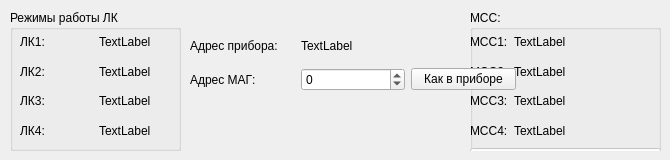
    <widget class="QWidget" name="tab_2">
     <attribute name="title">
      <string>БД-Б</string>
     </attribute>
     <widget class="QGroupBox" name="groupBox_5">
      <property name="geometry">
       <rect>
        <x>10</x>
        <y>10</y>
        <width>171</width>
        <height>141</height>
       </rect>
      </property>
      <property name="title">
       <string>Режимы работы ЛК</string>
      </property>
      <widget class="QWidget" name="gridLayoutWidget_8">
       <property name="geometry">
        <rect>
         <x>10</x>
         <y>20</y>
         <width>151</width>
         <height>112</height>
        </rect>
       </property>
       <layout class="QGridLayout" name="gridLayout_8">
        <item row="1" column="0">
         <widget class="QLabel" name="label_22">
          <property name="text">
           <string>ЛК2:</string>
          </property>
         </widget>
        </item>
        <item row="0" column="0">
         <widget class="QLabel" name="label_23">
          <property name="text">
           <string>ЛК1:</string>
          </property>
         </widget>
        </item>
        <item row="2" column="0">
         <widget class="QLabel" name="label_24">
          <property name="text">
           <string>ЛК3:</string>
          </property>
         </widget>
        </item>
        <item row="3" column="0">
         <widget class="QLabel" name="label_25">
          <property name="text">
           <string>ЛК4:</string>
          </property>
         </widget>
        </item>
        <item row="0" column="1">
         <widget class="QLabel" name="BDB_LK1">
          <property name="text">
           <string>TextLabel</string>
          </property>
         </widget>
        </item>
        <item row="1" column="1">
         <widget class="QLabel" name="BDB_LK2">
          <property name="text">
           <string>TextLabel</string>
          </property>
         </widget>
        </item>
        <item row="2" column="1">
         <widget class="QLabel" name="BDB_LK3">
          <property name="text">
           <string>TextLabel</string>
          </property>
         </widget>
        </item>
        <item row="3" column="1">
         <widget class="QLabel" name="BDB_LK4">
          <property name="text">
           <string>TextLabel</string>
          </property>
         </widget>
        </item>
       </layout>
      </widget>
     </widget>
     <widget class="QGroupBox" name="groupBox_9">
      <property name="geometry">
       <rect>
        <x>470</x>
        <y>10</y>
        <width>191</width>
        <height>141</height>
       </rect>
      </property>
      <property name="title">
       <string>МСС:</string>
      </property>
      <widget class="QWidget" name="verticalLayoutWidget_3">
       <property name="geometry">
        <rect>
         <x>0</x>
         <y>20</y>
         <width>191</width>
         <height>140</height>
        </rect>
       </property>
       <layout class="QVBoxLayout" name="verticalLayout_3">
        <item>
         <layout class="QGridLayout" name="gridLayout_13">
          <property name="sizeConstraint">
           <enum>QLayout::SetMinimumSize</enum>
          </property>
          <item row="0" column="0">
           <widget class="QLabel" name="label_42">
            <property name="sizePolicy">
             <sizepolicy hsizetype="Minimum" vsizetype="Preferred">
              <horstretch>0</horstretch>
              <verstretch>0</verstretch>
             </sizepolicy>
            </property>
            <property name="text">
             <string>МСС1:</string>
            </property>
           </widget>
          </item>
          <item row="0" column="1">
           <widget class="QLabel" name="lMSS1_B">
            <property name="text">
             <string>TextLabel</string>
            </property>
           </widget>
          </item>
          <item row="1" column="0">
           <widget class="QLabel" name="label_43">
            <property name="sizePolicy">
             <sizepolicy hsizetype="Minimum" vsizetype="Preferred">
              <horstretch>0</horstretch>
              <verstretch>0</verstretch>
             </sizepolicy>
            </property>
            <property name="text">
             <string>МСС2:</string>
            </property>
           </widget>
          </item>
          <item row="1" column="1">
           <widget class="QLabel" name="lMSS2_B">
            <property name="text">
             <string>TextLabel</string>
            </property>
           </widget>
          </item>
          <item row="2" column="0">
           <widget class="QLabel" name="label_44">
            <property name="sizePolicy">
             <sizepolicy hsizetype="Maximum" vsizetype="Preferred">
              <horstretch>0</horstretch>
              <verstretch>0</verstretch>
             </sizepolicy>
            </property>
            <property name="text">
             <string>МСС3:</string>
            </property>
           </widget>
          </item>
          <item row="2" column="1">
           <widget class="QLabel" name="lMSS3_B">
            <property name="text">
             <string>TextLabel</string>
            </property>
           </widget>
          </item>
          <item row="3" column="0">
           <widget class="QLabel" name="label_45">
            <property name="sizePolicy">
             <sizepolicy hsizetype="Minimum" vsizetype="Preferred">
              <horstretch>0</horstretch>
              <verstretch>0</verstretch>
             </sizepolicy>
            </property>
            <property name="text">
             <string>МСС4:</string>
            </property>
           </widget>
          </item>
          <item row="3" column="1">
           <widget class="QLabel" name="lMSS4_B">
            <property name="text">
             <string>TextLabel</string>
            </property>
           </widget>
          </item>
         </layout>
        </item>
        <item>
         <widget class="QPushButton" name="pbLOadMSS_B">
          <property name="enabled">
           <bool>false</bool>
          </property>
          <property name="text">
           <string>Загрузить</string>
          </property>
         </widget>
        </item>
       </layout>
      </widget>
     </widget>
     <widget class="QWidget" name="gridLayoutWidget_7">
      <property name="geometry">
       <rect>
        <x>190</x>
        <y>30</y>
        <width>326</width>
        <height>61</height>
       </rect>
      </property>
      <layout class="QGridLayout" name="gridLayout_7">
       <item row="1" column="2">
        <widget class="QPushButton" name="pbMAGAddrOnDeviceB">
         <property name="text">
          <string>Как в приборе</string>
         </property>
        </widget>
       </item>
       <item row="0" column="0">
        <widget class="QLabel" name="label_20">
         <property name="text">
          <string>Адрес прибора:</string>
         </property>
        </widget>
       </item>
       <item row="1" column="0">
        <widget class="QLabel" name="label_21">
         <property name="text">
          <string>Адрес МАГ:</string>
         </property>
        </widget>
       </item>
       <item row="1" column="1">
        <widget class="QSpinBox" name="MAGB_ADDR">
         <property name="minimum">
          <number>-1</number>
         </property>
        </widget>
       </item>
       <item row="0" column="1">
        <widget class="QLabel" name="BDB_ADDR">
         <property name="text">
          <string>TextLabel</string>
         </property>
        </widget>
       </item>
      </layout>
     </widget>
    </widget>
